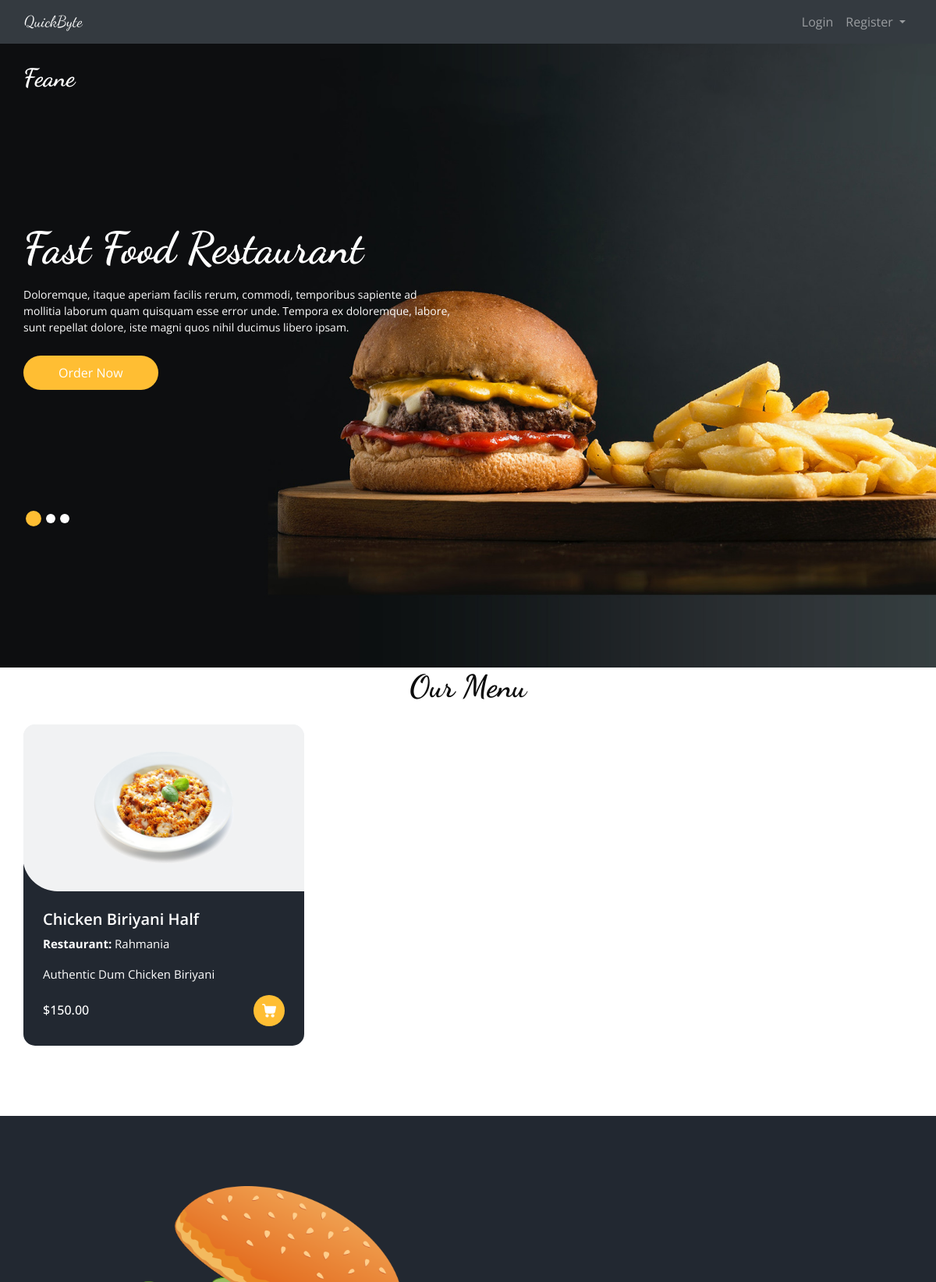
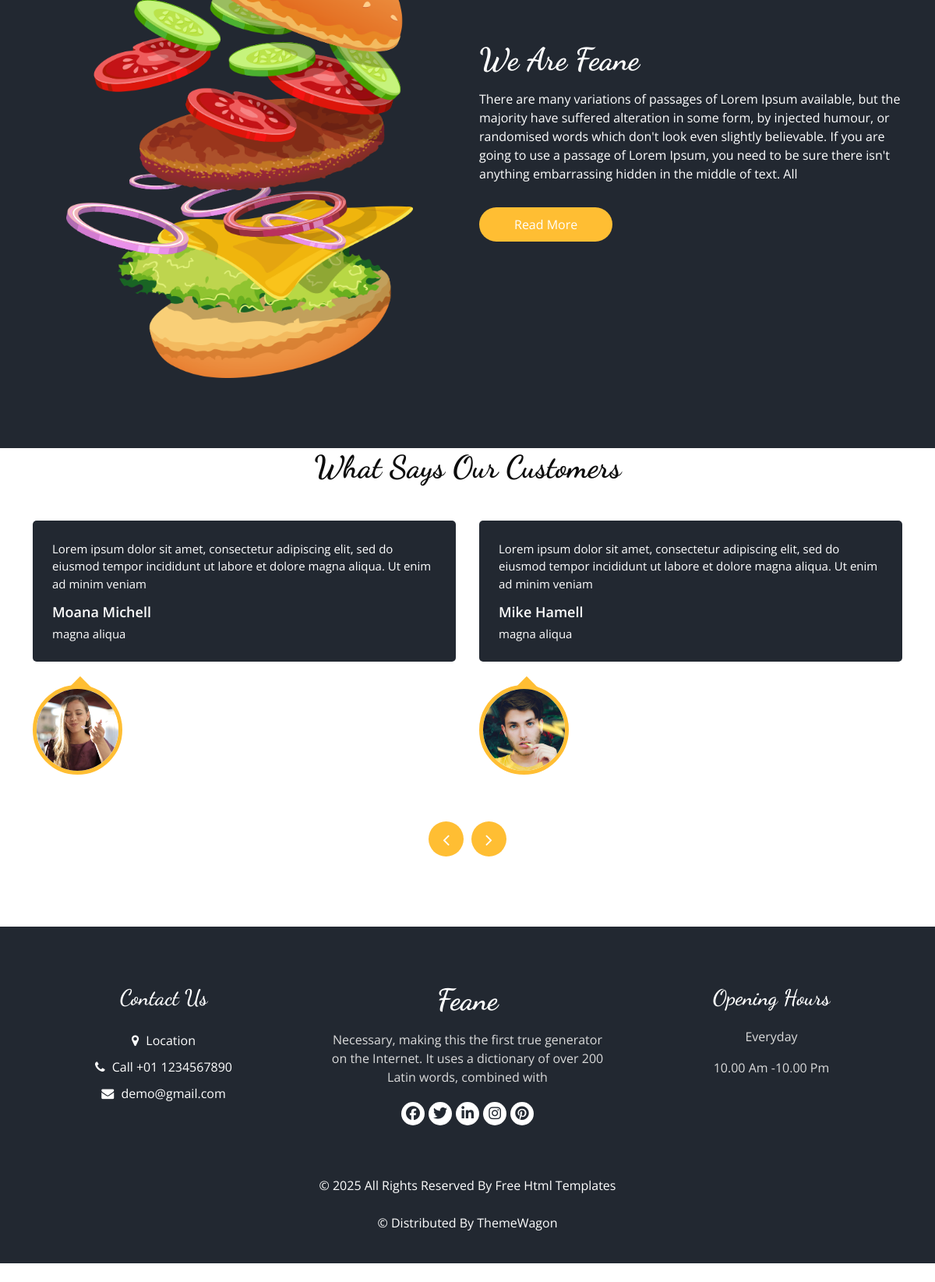
The page / on the database its author committed (2 pictures, top to bottom).
### core/models.py (models this page shows, shortened)
class FoodItem(models.Model):
    FOOD_TYPE_CHOICES = (
        ('veg', 'Vegetarian'),
        ('non_veg', 'Non-Vegetarian'),
        ('seasonal', 'Seasonal')
    )
    STATUS_CHOICES = (
        ('available', 'Available'),
        ('out_of_stock', 'Out of Stock')
    )
    restaurant = models.ForeignKey(Restaurant, on_delete=models.CASCADE, related_name='menu_items')
    name = models.CharField(max_length=255)
    description = models.TextField()
    price = models.DecimalField(max_digits=10, decimal_places=2)
    category = models.ForeignKey(Category, on_delete=models.CASCADE)
    ingredients = models.ManyToManyField(Ingredient)
    image = models.ImageField(upload_to='food_pics/')
    food_type = models.CharField(max_length=10, choices=FOOD_TYPE_CHOICES)
    status = models.CharField(max_length=15, choices=STATUS_CHOICES, default='available')

class Restaurant(models.Model):
    role = models.CharField(max_length=20, default='Restaurent_owner')
    owner = models.OneToOneField(User, on_delete=models.CASCADE, related_name='Restaurant')
    name = models.CharField(max_length=255)
    description = models.TextField()
    cuisine_type = models.CharField(max_length=100)
    street = models.CharField(max_length=255, default="street")
    city = models.CharField(max_length=100, default="city")
    state = models.CharField(max_length=100, default="state")
    postal_code = models.CharField(max_length=10, default="000000")
    country = models.CharField(max_length=100, default="country")
    phone_number = models.CharField(max_length=15)
    opening_time = models.TimeField()
    closing_time = models.TimeField()
    status_choices = (
        ('open', 'Open'),
        ('close', 'Close'),
        )
    status = models.CharField(max_length=5, choices=status_choices, default='open')
    profile_picture = models.ImageField(upload_to='restaurant_pics/')
    instagram_link = models.URLField(blank=True, null=True)
    twitter_link = models.URLField(blank=True, null=True)
    dining_capacity = models.PositiveIntegerField(validators=[MinValueValidator(1)], default=50)
    average_rating = models.FloatField(default=0.0)

### core/views.py (the view)
# urls.py: path('', views.home, name='home'),
def home(request):
    latest_food_items = []
    restaurants = Restaurant.objects.all()
    for restaurant in restaurants:
        latest_item = FoodItem.objects.filter(restaurant=restaurant).order_by('-id').first()
        if latest_item:
            latest_food_items.append(latest_item)
    context = {
        'latest_food_items': latest_food_items,
    }
    return render(request, 'home.html', context)

### core/context_processors.py (called while the page is built)
def notification_context(request):
    if request.user.is_authenticated:
        unread_count = get_user_notifications(request.user, unread_only=True).count()
        return {'unread_notifications_count': unread_count}
    return {'unread_notifications_count': 0}

### core/templates/home.html (shortened to what this page needs)
{% extends 'base.html' %}
{% load static %}
{% block content %}
<!DOCTYPE html>
<html>
<body>
  <div class="hero_area">
    <div class="bg-box">
      <img src="{% static 'images/hero-bg.jpg' %}" alt="">
    </div>
    <header class="header_section">
      <div class="container">
        <nav class="navbar navbar-expand-lg custom_nav-container ">
          <a class="navbar-brand" href="index.html">
            <span>
              Feane
            </span>
          </a>
        </nav>
      </div>
    </header>
    <section class="slider_section ">
      <div id="customCarousel1" class="carousel slide" data-ride="carousel">
        <div class="carousel-inner">
          <div class="carousel-item active">
            <div class="container ">
              <div class="row">
                <div class="col-md-7 col-lg-6 ">
                  <div class="detail-box">
                    <h1>
                      Fast Food Restaurant
                    </h1>
                    <p>
                      Doloremque, itaque aperiam facilis rerum, commodi, temporibus sapiente ad mollitia laborum quam quisquam esse error unde. Tempora ex doloremque, labore, sunt repellat dolore, iste magni quos nihil ducimus libero ipsam.
                    </p>
                    <div class="btn-box">
                      <a href="{% url 'login' %}" class="btn1">
                        Order Now
                      </a>
                    </div>
                  </div>
                </div>
              </div>
            </div>
          </div>
        </div>
        <div class="container">
          <ol class="carousel-indicators">
            <li data-target="#customCarousel1" data-slide-to="0" class="active"></li>
            <li data-target="#customCarousel1" data-slide-to="1"></li>
            <li data-target="#customCarousel1" data-slide-to="2"></li>
          </ol>
        </div>
      </div>
    </section>
  </div>
  <section class="food_section layout_padding-bottom">
    <div class="container">
      <div class="heading_container heading_center">
          <h2>
              Our Menu
          </h2>
      </div>
      <div class="row">
          {% for item in latest_food_items %}
              <div class="col-sm-6 col-lg-4">
                  <div class="box">
                      <div class="img-box">
                          <img src="{{ item.image.url }}" alt="{{ item.name }}">
                      </div>
                      <div class="detail-box">
                          <h5>{{ item.name }}</h5>
                          <p><strong>Restaurant:</strong> {{ item.restaurant.name }}</p>
                          <p>{{ item.description }}</p>
                          <div class="options">
                              <h6>${{ item.price }}</h6>
                              <a href="#">
                              </a>
                          </div>
                      </div>
                  </div>
              </div>
          {% endfor %}
      </div>
  </div>
  </section>
  <section class="about_section layout_padding">
    <div class="container  ">
      <div class="row">
        <div class="col-md-6 ">
          <div class="img-box">
            <img src="{% static 'images/about-img.png' %}" alt="">
          </div>
        </div>
        <div class="col-md-6">
          <div class="detail-box">
            <div class="heading_container">
              <h2>
                We Are Feane
              </h2>
            </div>
            <p>
              There are many variations of passages of Lorem Ipsum available, but the majority have suffered alteration
              in some form, by injected humour, or randomised words which don't look even slightly believable. If you
              are going to use a passage of Lorem Ipsum, you need to be sure there isn't anything embarrassing hidden in
              the middle of text. All
            </p>
            <a href="">
              Read More
            </a>
          </div>
        </div>
      </div>
    </div>
  </section>
  <section class="client_section layout_padding-bottom">
    <div class="container">
      <div class="heading_container heading_center psudo_white_primary mb_45">
        <h2>
          What Says Our Customers
        </h2>
      </div>
      <div class="carousel-wrap row ">
        <div class="owl-carousel client_owl-carousel">
          <div class="item">
            <div class="box">
              <div class="detail-box">
                <p>
                  Lorem ipsum dolor sit amet, consectetur adipiscing elit, sed do eiusmod tempor incididunt ut labore et dolore magna aliqua. Ut enim ad minim veniam
                </p>
                <h6>
                  Moana Michell
                </h6>
                <p>
                  magna aliqua
                </p>
              </div>
              <div class="img-box">
                <img src="{% static 'images/client1.jpg' %}" alt="" class="box-img">
              </div>
            </div>
          </div>
          <div class="item">
            <div class="box">
              <div class="detail-box">
                <p>
                  Lorem ipsum dolor sit amet, consectetur adipiscing elit, sed do eiusmod tempor incididunt ut labore et dolore magna aliqua. Ut enim ad minim veniam
                </p>
                <h6>
                  Mike Hamell
                </h6>
                <p>
                  magna aliqua
                </p>
              </div>
              <div class="img-box">
                <img src="{% static 'images/client2.jpg' %}" alt="" class="box-img">
              </div>
            </div>
          </div>
        </div>
      </div>
    </div>
  </section>
  <footer class="footer_section">
    <div class="container">
      <div class="row">
        <div class="col-md-4 footer-col">
          <div class="footer_contact">
            <h4>
              Contact Us
            </h4>
            <div class="contact_link_box">
              <a href="">
                <i class="fa fa-map-marker" aria-hidden="true"></i>
                <span>
                  Location
                </span>
              </a>
              <a href="">
                <i class="fa fa-phone" aria-hidden="true"></i>
                <span>
                  Call +01 1234567890
                </span>
              </a>
              <a href="">
                <i class="fa fa-envelope" aria-hidden="true"></i>
                <span>
                  demo@gmail.com
                </span>
              </a>
            </div>
          </div>
        </div>
        <div class="col-md-4 footer-col">
          <div class="footer_detail">
            <a href="" class="footer-logo">
              Feane
            </a>
            <p>
              Necessary, making this the first true generator on the Internet. It uses a dictionary of over 200 Latin words, combined with
            </p>
            <div class="footer_social">
              <a href="">
                <i class="fa fa-facebook" aria-hidden="true"></i>
              </a>
              <a href="">
                <i class="fa fa-twitter" aria-hidden="true"></i>
              </a>
              <a href="">
                <i class="fa fa-linkedin" aria-hidden="true"></i>
              </a>
              <a href="">
                <i class="fa fa-instagram" aria-hidden="true"></i>
              </a>
              <a href="">
                <i class="fa fa-pinterest" aria-hidden="true"></i>
              </a>
            </div>
          </div>
        </div>
        <div class="col-md-4 footer-col">
          <h4>
            Opening Hours
          </h4>
          <p>
            Everyday
          </p>
          <p>
            10.00 Am -10.00 Pm
          </p>
        </div>
      </div>
      <div class="footer-info">
        <p>
          &copy; <span id="displayYear"></span> All Rights Reserved By
          <a href="https://html.design/">Free Html Templates</a><br><br>
          &copy;  Distributed By
          <a href="https://themewagon.com/" target="_blank">ThemeWagon</a>
        </p>
      </div>
    </div>
  </footer>
</body>
</html>
{% endblock %}

### static/css/responsive.css (style rules this page uses)
@media (min-width: 1200px) { .container { max-width: 1170px; } }

### rows shown on the page
FoodItem: image (picture), name "Chicken Biriyani Half", restaurant.name "Rahmania", description "Authentic Dum Chicken Biriyani", price "150.00"
